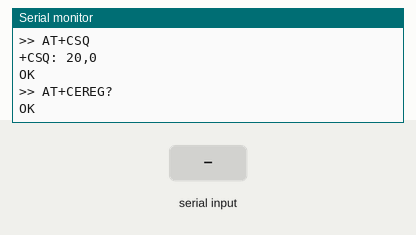
Recording of a sketch running on a simulated Arduino Uno, built with avr-gcc and run on an emulated ATmega328P. Shown: the last lines printed to the serial monitor. Inputs (shaded band) come from the test bench. The modem accepts every AT command (registered, SIM ready, sends succeed) and sends nothing else.

Above: at 9.2 s.
9.3 s: "1" received over the second serial link
At 10.0 s:
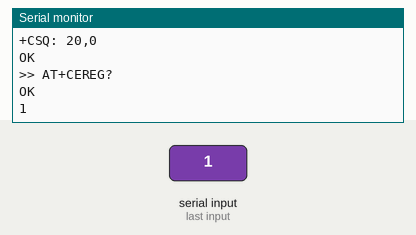
10.8 s: "0" received over the second serial link
At 11.1 s:
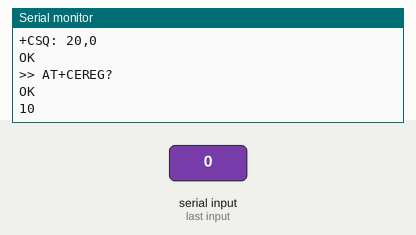

Measured:
- after the input at 9.3 s, the serial monitor: prints a new line at once (image 1)
- after the input at 10.8 s, the serial monitor: prints a new line at once (image 2)

The sketch:

ArduinoUNO_A7670E_1er_test.ino
```cpp
#include <SoftwareSerial.h>

#define A7670_RX_PIN 10  // Arduino recibe desde TXD del A7670E
#define A7670_TX_PIN 11  // Arduino transmite hacia RXD del A7670E

SoftwareSerial modem(A7670_RX_PIN, A7670_TX_PIN);

void setup() {
  Serial.begin(9600);
  modem.begin(115200);

  Serial.println("Prueba A7670E desde Arduino");
  delay(3000);

  sendAT("AT", 1000);
  sendAT("ATE0", 1000);
  sendAT("AT+CPIN?", 1000);
  sendAT("AT+CSQ", 1000);
  sendAT("AT+CEREG?", 1000);
}

void loop() {
  if (modem.available()) {
    Serial.write(modem.read());
  }

  if (Serial.available()) {
    modem.write(Serial.read());
  }
}

void sendAT(const char* cmd, unsigned long waitMs) {
  Serial.print(">> ");
  Serial.println(cmd);

  modem.println(cmd);

  unsigned long start = millis();
  while (millis() - start < waitMs) {
    while (modem.available()) {
      Serial.write(modem.read());
    }
  }

  Serial.println();
}
```
